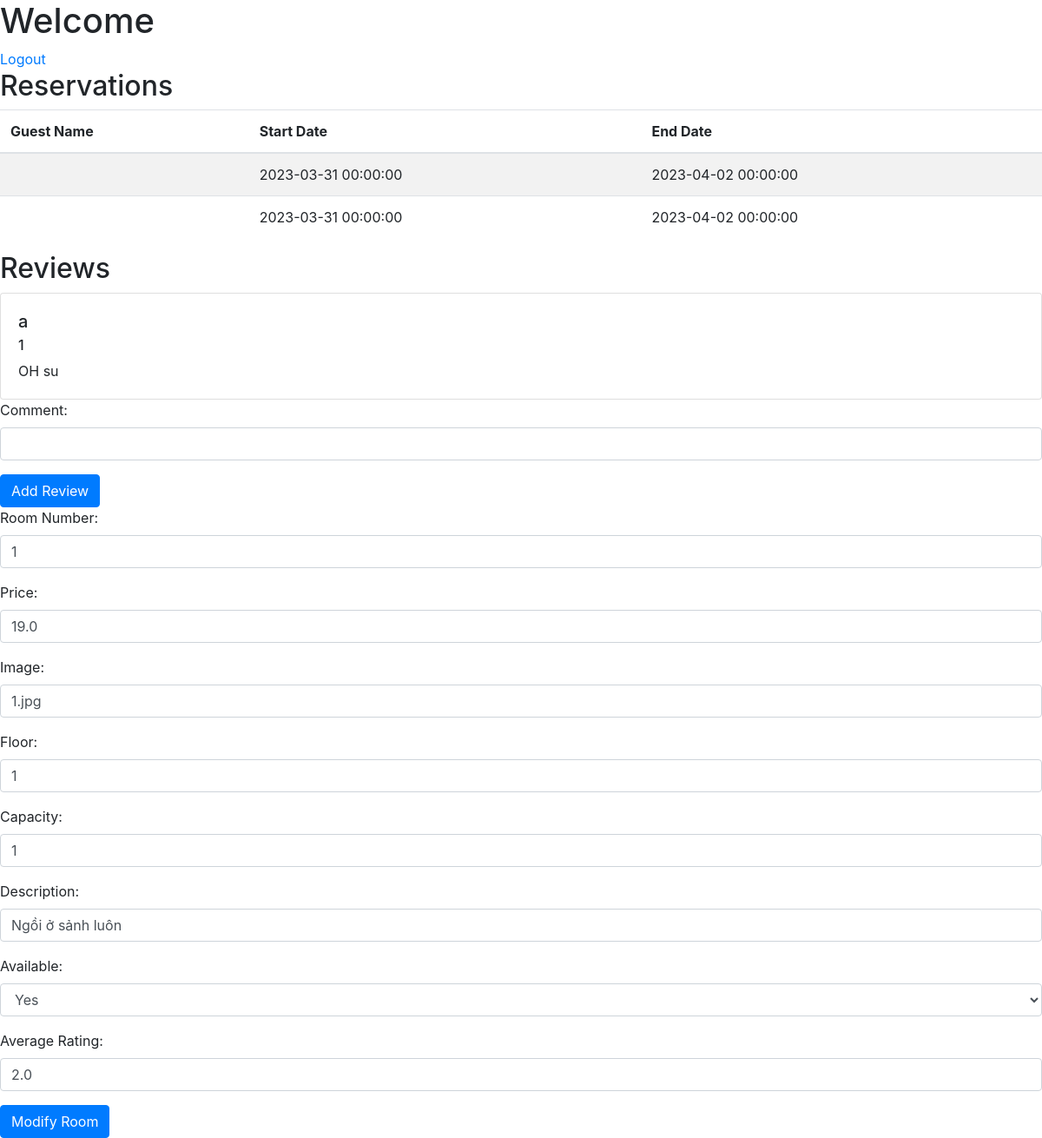
The page /modify_room/1 (signed in) on the database as committed earlier.
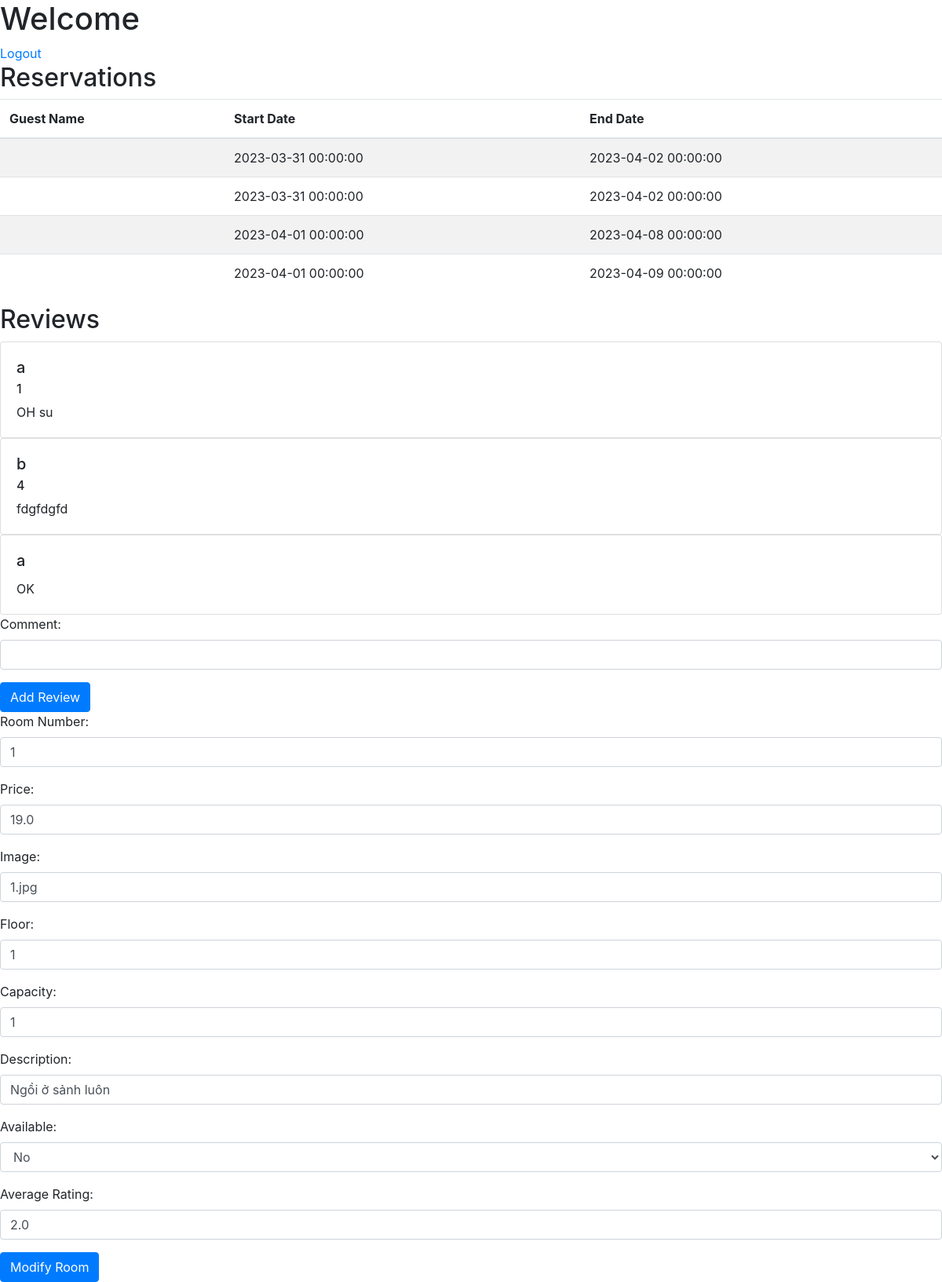
The same page on the database as committed later.
### model.py (models this page shows)
class Reservation(Base):
    __tablename__ = 'reservations'
    id = Column(Integer, primary_key=True)
    room_id = Column(Integer, ForeignKey('rooms.id'), nullable=False)
    guest_id = Column(Integer, ForeignKey('users.id'), nullable=False)
    start_date = Column(DateTime, nullable=False, default=datetime.utcnow)
    end_date = Column(DateTime, nullable=False)
    room = relationship('Room', backref='reservations')

class Review(Base):
    __tablename__ = 'reviews'
    id = Column(Integer, primary_key=True)
    user_id = Column(Integer, ForeignKey('users.id'), nullable=False)
    room_id = Column(Integer, ForeignKey('rooms.id'), nullable=False)
    comment = Column(String(1000), nullable=False)
    rating = Column(Integer, nullable=False) # 1-5
    show = Column(Integer, nullable=False, default=0) # 0 = hidden, 1 = visible
    room = relationship('Room', backref='reviews')

class Room(Base):
    __tablename__ = 'rooms'
    id = Column(Integer, primary_key=True)
    room_number = Column(String(50), nullable=False)
    price = Column(Float, nullable=False)
    floor = Column(String(10), nullable=False)
    capacity = Column(Integer, nullable=False, default=1)
    image = Column(String(50), nullable=False)
    description = Column(String(1000), nullable=False)
    available = Column(Integer, nullable=False, default=1) # 0 = not available, 1 = available
    average_rating = Column(Float, nullable=False, default=0)

### admin_route.py (the view)
@admin_route.route('/modify_room/<int:room_id>', methods=['GET', 'POST'])
def modify_room_route(room_id):
    with app.app_context():
        if not session.get('logged_in'):
            return redirect(url_for('authenticate_route.login'))
        else:
            if request.method == 'POST' and (session['is_admin'] or session['is_staff']):
                if 'room_number' not in request.form or 'price' not in request.form:
                    return render_template('admin.html', error="Room number and price are required")
                room_number = request.form['room_number']
                price = request.form['price']
                floor = request.form['floor'] if 'floor' in request.form else "0"
                capacity = request.form['capacity'] if 'capacity' in request.form else 1
                image = request.form['image'] if 'image' in request.form else "default.jpg"
                description = request.form['description'] if 'description' in request.form else "very nice room"
                available = request.form['available'] if 'available' in request.form else 1
                average_rating = request.form['average_rating'] if 'average_rating' in request.form else 5
                if modify_room(room_id, room_number, price, floor,capacity, image, description, available, average_rating):
                    return redirect('/')
                return redirect('/')
            else:
                room = get_room_by_id(room_id)
                reservations = get_reservations_by_room_id(room_id)
                reviews = get_reviews_by_room_id(room_id)
                return render_template('admin_staff_modify_room.html',reviews=reviews, room=room, reservations=reservations)

### controller.py (called while the page is built)
def get_room_by_id(room_id):
    session = DBSession()
    room = session.query(Room).get(room_id)
    session.close()
    return room

def get_reservations_by_room_id(room_id):
    session = DBSession()
    reservations_raw = session.query(Reservation).filter_by(room_id=room_id).all()
    reservations = []
    for reservation in reservations_raw:
        room = session.query(Room).get(reservation.room_id)
        reservation.room_number = room.room_number
        reservation.price = room.price
        reservation.floor = room.floor
        reservation.capacity = room.capacity
        reservation.image = room.image
        reservations.append(reservation)
    session.close()
    return reservations

def get_reviews_by_room_id(room_id):
    session = DBSession()
    reviews = session.query(Review).filter_by(room_id=room_id).all()
    review_with_name = []
    for review in reviews:
        user = session.query(User).get(review.user_id)
        review.name = user.username if user.friendly_name == "" else user.friendly_name
        review_with_name.append(review)
    session.close()
    return review_with_name

### templates/admin_staff_modify_room.html (shortened to what this page needs)
{% extends "base.html" %}
{% block content %}
<h2>Reservations</h2>
<table class="table table-striped">
    <thead>
        <tr>
            <th>Guest Name</th>
            <th>Start Date</th>
            <th>End Date</th>
        </tr>
    </thead>
    <tbody>
        {% for reservation in reservations %}
        <tr>
            <td>{{ reservation.guest_name }}</td>
            <td>{{ reservation.start_date }}</td>
            <td>{{ reservation.end_date }}</td>
        </tr>
        {% endfor %}
    </tbody>
</table>
<h2>Reviews</h2>
<div class="">
{% for review in reviews %}
    <div class="card">
        <div class="card-body">
            <h5 class="card-title">{{ review.name }}</h5>
            {% if review.rating < 10 %}
                <h6 class="card-subtitle mb-2">{{ review.rating }}</h6>
            {% endif %}
            <p class="card-text">{{ review.comment }}</p>
        </div>
    </div>
{% endfor %}
</div>
<form action="{{ url_for('user_route.add_review_route', room_id=room.id) }}" method="POST">
    <div class="form-group">
        <label for="comment">Comment:</label>
        <input type="text" name="comment" class="form-control" required>
    </div>
    <button type="submit" class="btn btn-primary" data-toggle="modal" data-target="#exampleModal">
        Add Review
    </button>
</form>
<form method="post" action="{{ url_for('admin_route.modify_room_route', room_id=room.id) }}">
    <div class="form-group">
        <label for="room_number">Room Number:</label>
        <input type="text" class="form-control" id="room_number" name="room_number" placeholder="Enter Room Number" value="{{ room.room_number }}">
    </div>
    <div class="form-group">
        <label for="price">Price:</label>
        <input type="text" class="form-control" id="price" name="price" placeholder="Enter Price" value="{{ room.price }}">
    </div>
    <div class="form-group">
        <label for="image">Image:</label>
        <input type="text" class="form-control" id="image" name="image" placeholder="Enter Image" value="{{ room.image }}">
    </div>
    <div class="form-group">
        <label for="floor">Floor:</label>
        <input type="text" class="form-control" id="floor" name="floor" placeholder="Enter Floor" value="{{ room.floor }}">
    </div>
    <div class="form-group">
        <label for="capacity">Capacity:</label>
        <input type="text" class="form-control" id="capacity" name="capacity" placeholder="Enter Capacity" value="{{ room.capacity }}">
    </div>
    <div class="form-group">
        <label for="description">Description:</label>
        <input type="text" class="form-control" id="description" name="description" placeholder="Enter Description" value="{{ room.description }}">
    </div>
    <div class="form-group">
        <label for="available">Available:</label>
        <select class="form-control" id="available" name="available">
            <option value="0" {% if room.available == 0 %} selected {% endif %}>No</option>
            <option value="1" {% if room.available == 1 %} selected {% endif %}>Yes</option>
        </select>
    </div>
    <div class="form-group">
        <label for="average_rating">Average Rating:</label>
        <input type="text" class="form-control" id="average_rating" name="average_rating" placeholder="Enter Average Rating" value="{{ room.average_rating }}">
    </div>
    <button type="submit" class="btn btn-primary">Modify Room</button>
</form>
{% endblock %}

### templates/base.html (shortened to what this page needs)
<!DOCTYPE html>
<html>
<head>
  <link rel="stylesheet" href="{{ url_for('static', filename='css/defaul_style.css') }}">
  <link rel="stylesheet" href="https://stackpath.bootstrapcdn.com/bootstrap/4.3.1/css/bootstrap.min.css">
</head>
<body>
  {% if session.get('logged_in') %}
  <h1>Welcome {{session.get('friendly_name')}}</h1>
  <a href="/logout">Logout</a>
  {% endif %}
  {% block content %}  {% endblock %}
</body>
</html>

Rows that differ between the two databases and show on the page:
added Reservation: start_date "2023-04-01 00:00:00", end_date "2023-04-08 00:00:00"
added Reservation: start_date "2023-04-01 00:00:00", end_date "2023-04-09 00:00:00"
added Review: name "b", rating "4", comment "fdgfdgfd"
added Review: name "a", comment "OK"
changed Room "1.jpg": available "Yes" → "No"
